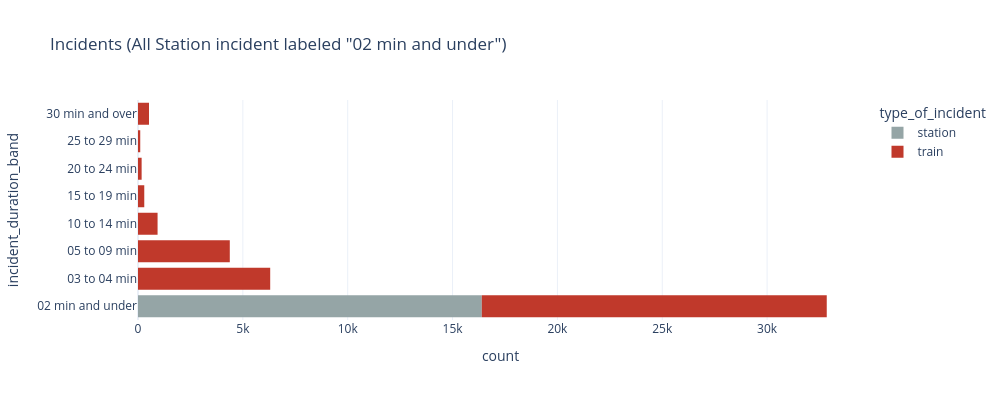

Notebook code for this chart:
### Code cell
# Severity of incident distribution, and how station rows all pile into one bucket
# The duration band was used as a proxy/measure for severity
BAND_ORDER = ['02 min and under', '03 to 04 min', '05 to 09 min', '10 to 14 min',
              '15 to 19 min', '20 to 24 min', '25 to 29 min', '30 min and over']

px.histogram(inc, y='incident_duration_band', color='type_of_incident',
             category_orders={'incident_duration_band': BAND_ORDER[::-1]},
             color_discrete_map={'train': '#c0392b', 'station': '#95a5a6'},
             title='Incidents (All Station incident labeled "02 min and under")')

### Figure 1 — Plotly figure (JSON) as saved in the notebook; plotly's stock layout.template omitted (floating-point values rounded to 4 significant figures; data arrays with more than 128 entries replaced by an {"elided": "..."} marker saying what was removed)
{"data": [{"bingroup": "y", "hovertemplate": "type_of_incident=station<br>count=%{x}<br>incident_duration_band=%{y}<extra></extra>", "legendgroup": "station", "marker": {"color": "#95a5a6", "pattern": {"shape": ""}}, "name": "station", "orientation": "h", "showlegend": true, "type": "histogram", "xaxis": "x", "y": {"elided": "16394 str values"}, "yaxis": "y"}, {"bingroup": "y", "hovertemplate": "type_of_incident=train<br>count=%{x}<br>incident_duration_band=%{y}<extra></extra>", "legendgroup": "train", "marker": {"color": "#c0392b", "pattern": {"shape": ""}}, "name": "train", "orientation": "h", "showlegend": true, "type": "histogram", "xaxis": "x", "y": {"elided": "29167 str values"}, "yaxis": "y"}], "layout": {"barmode": "relative", "height": 400, "legend": {"title": {"text": "type_of_incident"}, "tracegroupgap": 0}, "title": {"text": "Incidents (All Station incident labeled \"02 min and under\")"}, "width": 1000, "xaxis": {"anchor": "y", "domain": [0, 1], "title": {"text": "count"}}, "yaxis": {"anchor": "x", "categoryarray": ["02 min and under", "03 to 04 min", "05 to 09 min", "10 to 14 min", "15 to 19 min", "20 to 24 min", "25 to 29 min", "30 min and over"], "categoryorder": "array", "domain": [0, 1], "title": {"text": "incident_duration_band"}}}}
